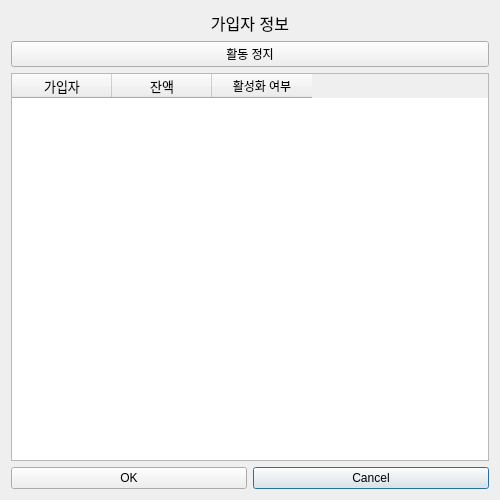
<?xml version="1.0" encoding="UTF-8"?>
<ui version="4.0">
 <class>MemInfoDialog</class>
 <widget class="QDialog" name="MemInfoDialog">
  <property name="geometry">
   <rect>
    <x>0</x>
    <y>0</y>
    <width>500</width>
    <height>500</height>
   </rect>
  </property>
  <property name="windowTitle">
   <string>Dialog</string>
  </property>
  <layout class="QVBoxLayout" name="verticalLayout">
   <item>
    <layout class="QGridLayout" name="gridLayout">
     <item row="0" column="0" colspan="2">
      <widget class="QLabel" name="label">
       <property name="font">
        <font>
         <pointsize>12</pointsize>
        </font>
       </property>
       <property name="text">
        <string>가입자 정보</string>
       </property>
       <property name="alignment">
        <set>Qt::AlignmentFlag::AlignCenter</set>
       </property>
      </widget>
     </item>
     <item row="3" column="1">
      <widget class="QPushButton" name="pushButton_2">
       <property name="text">
        <string>Cancel</string>
       </property>
      </widget>
     </item>
     <item row="2" column="0" colspan="2">
      <widget class="QTableWidget" name="tableWidget">
       <property name="selectionMode">
        <enum>QAbstractItemView::SelectionMode::SingleSelection</enum>
       </property>
       <property name="selectionBehavior">
        <enum>QAbstractItemView::SelectionBehavior::SelectRows</enum>
       </property>
       <column>
        <property name="text">
         <string>가입자</string>
        </property>
        <property name="font">
         <font>
          <pointsize>10</pointsize>
         </font>
        </property>
       </column>
       <column>
        <property name="text">
         <string>잔액</string>
        </property>
        <property name="font">
         <font>
          <pointsize>10</pointsize>
         </font>
        </property>
       </column>
       <column>
        <property name="text">
         <string>활성화 여부</string>
        </property>
       </column>
      </widget>
     </item>
     <item row="3" column="0">
      <widget class="QPushButton" name="pushButton">
       <property name="text">
        <string>OK</string>
       </property>
      </widget>
     </item>
     <item row="1" column="0" colspan="2">
      <widget class="QPushButton" name="pushButton_3">
       <property name="text">
        <string>활동 정지</string>
       </property>
      </widget>
     </item>
    </layout>
   </item>
  </layout>
 </widget>
 <resources/>
 <connections/>
</ui>
